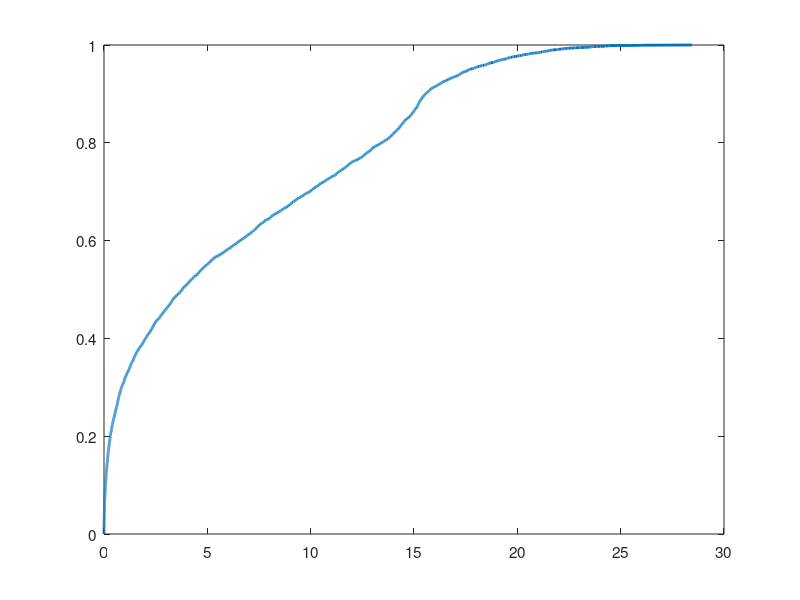

Recreate this plot in MATLAB. (Note: this script raises an error after producing the figure.)
clear all
close all
clc
% load('Pilot_Assignment_Orthogonal_32')
% figure(1)
% subplot(2,1,1), plot(x_GUEs_DL_MMSE_CF,y_GUEs_DL_MMSE_CF,'r-','LineWidth',1.2);
% hold on
% subplot(2,1,1), plot(x_GUEs_DL_MMSE_CF_Perfect_CSI,y_GUEs_DL_MMSE_CF_Perfect_CSI,'r--','LineWidth',1.2);
% hold on
% subplot(2,1,1), plot(x_GUEs_DL_MMSE_CF_UB,y_GUEs_DL_MMSE_CF_UB,'r-.','LineWidth',1.2);
% grid
% legend('UPA, ICSI',...
%     'UPA, PCSI',...
%      'UPA, UB',...
%     'Location', 'SouthEastOutside');
% xlabel('Rate per user [Mbit/s]');
% ylabel('CDF');
% title('32 Orthogonal Pilots')
% xlim([1 60]);
% 
% load('Pilot_Assignment_Orthogonal_64')
% subplot(2,1,2), plot(x_GUEs_DL_MMSE_CF,y_GUEs_DL_MMSE_CF,'b-','LineWidth',1.2);
% hold on
% subplot(2,1,2), plot(x_GUEs_DL_MMSE_CF_Perfect_CSI,y_GUEs_DL_MMSE_CF_Perfect_CSI,'b--','LineWidth',1.2);
% hold on
% subplot(2,1,2), plot(x_GUEs_DL_MMSE_CF_UB,y_GUEs_DL_MMSE_CF_UB,'b-.','LineWidth',1.2);
% grid on
% legend('UPA, ICSI',...
%     'UPA, PCSI',...
%      'UPA, UB',...
%     'Location', 'SouthEastOutside');
% xlabel('Rate per user [Mbit/s]');
% ylabel('CDF');
% title('64 Orthogonal Pilots ')
% xlim([0 60]);



%%%WFPC%%%%%%%%%%%%%%%%%%%%%%%%%%%%%%%%%%%%%%%%%%%%%%%%%%%%%%
 load('Pilot_Assignment_random_Conta_8')
figure
hold on; box on; 
set(gca,'fontsize',11);
p=plot(x_GUEs_DL_MMSE_CF,y_GUEs_DL_MMSE_CF,'LineWidth',2);
p.Color='#7E2F8E';
p.LineStyle='--';
hold on

p=plot(x_GUEs_DL_MMSE_CF_UB,y_GUEs_DL_MMSE_CF_UB,'LineWidth',2);
p.Color='#7E2F8E';
p.LineStyle='-';

hold on
p=plot(x_GUEs_DL_MMSE_CF_Perfect_CSI,y_GUEs_DL_MMSE_CF_Perfect_CSI,'LineWidth',2);
p.Color='#7E2F8E';
p.LineStyle='-.';


%   writematrix(y_GUEs_DL_MMSE_CF_WFPC,'Export_Casey.csv')
%  writematrix(y_GUEs_DL_MMSE_CF_UB_WFPC,'Export_CaseUB.csv')
%  writematrix(y_GUEs_DL_MMSE_CF_Perfect_CSI_WFPC,'Export_CasePerf.csv')

%   writematrix(x_GUEs_DL_MMSE_CF_WFPC,'Export_Casey.csv','WriteMode','append')
%   writematrix(x_GUEs_DL_MMSE_CF_UB_WFPC,'Export_CaseUB.csv','WriteMode','append')
%   writematrix(x_GUEs_DL_MMSE_CF_Perfect_CSI_WFPC,'Export_CasePerf.csv','WriteMode','append')


hold on


 load('Pilot_Assignment_random_ContaEf_20')
p=plot(x_GUEs_DL_MMSE_CF,y_GUEs_DL_MMSE_CF,'LineWidth',2);
p.Color='#4DBEEE';
p.LineStyle='--';
hold on

p=plot(x_GUEs_DL_MMSE_CF_UB,y_GUEs_DL_MMSE_CF_UB,'LineWidth',2);
p.Color='#4DBEEE';
p.LineStyle='-';

p=plot(x_GUEs_DL_MMSE_CF_Perfect_CSI,y_GUEs_DL_MMSE_CF_Perfect_CSI,'LineWidth',2);
p.Color='#4DBEEE';
p.LineStyle='-.';
hold on


grid on
legend('UPA, ICSI, $\tau =8$',...
      'UPA, UB , $\tau =8$',...
    'UPA, PCSI, $\tau =8 $',...
     'UPA, ICSI, $\tau =20 $',...
      'UPA, UB , $\tau =20 $',...
    'UPA, PCSI, $\tau =20 $',...
    'Interpreter','latex', 'Location','SouthEast');
xlabel('Rate per user [Mbit/s]');
ylabel('CDF');
% title('Pilot contamination effect ')
 xlim([0 120]);

%  writematrix(y_GUEs_DL_MMSE_CF_WFPC,'Export_Casey.csv')
%  writematrix(y_GUEs_DL_MMSE_CF_UB_WFPC,'Export_CaseUB.csv')
%  writematrix(y_GUEs_DL_MMSE_CF_Perfect_CSI_WFPC,'Export_CasePerf.csv')

%   writematrix(x_GUEs_DL_MMSE_CF_WFPC,'EExport_Casey.csv','WriteMode','append')
%   writematrix(x_GUEs_DL_MMSE_CF_UB_WFPC,'EExport_CaseUB.csv','WriteMode','append')
%   writematrix(x_GUEs_DL_MMSE_CF_Perfect_CSI_WFPC,'EExport_CasePerf.csv','WriteMode','append')


% 
% grid on
% legend('WFPC-, ICSI',...
%     'WFPC-, PCSI',...
%      'WFPC-, UB',...
%     'Location', 'SouthEastOutside');
% xlabel('Rate per user [Mbit/s]');
% ylabel('CDF');
% title('32 Orthogonal Pilots ')
% xlim([0 60]);